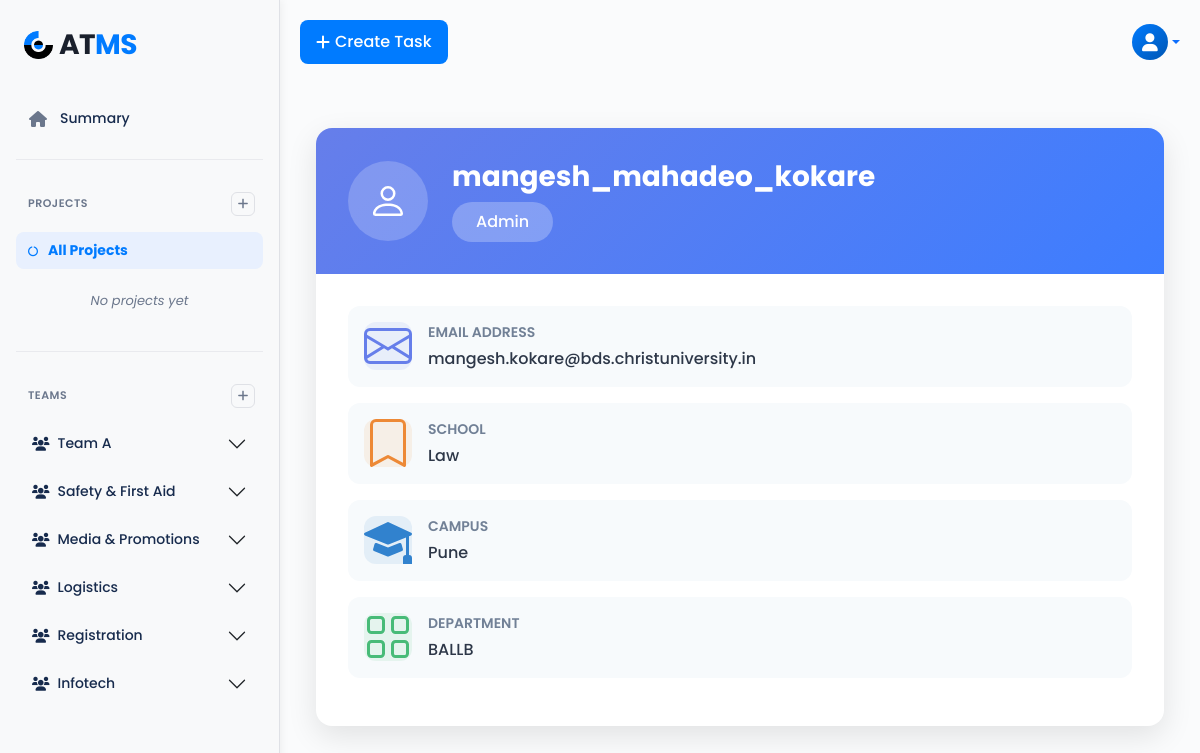
The page /accounts/profile/ (signed in) on the database its author committed.
### accounts/models.py (models this page shows, shortened)
class Team(models.Model):
    name = models.CharField(max_length=100)
    description = models.TextField(blank=True, null=True)
    staff = models.ForeignKey(CustomUser, on_delete=models.CASCADE, related_name='teams')
    members = models.ManyToManyField(CustomUser, blank=True, related_name='student_teams')
    head = models.ForeignKey(CustomUser, on_delete=models.SET_NULL, null=True, related_name="team_head")

class CustomUser(AbstractUser):
    emp_id = models.CharField(max_length=20, blank=True, null=True)
    campus = models.ForeignKey('Campus', on_delete=models.SET_NULL, null=True, blank=True)
    school = models.ForeignKey('School', on_delete=models.SET_NULL, null=True, blank=True)
    department = models.ManyToManyField('Department', blank=True)
    phone_number = models.CharField(max_length=15, blank=True, null=True)
    gender = models.CharField(max_length=10, blank=True, null=True)
    phone_no = models.CharField(max_length=15, blank=True, null=True)
    role = models.CharField(
        max_length=10,
        choices=[('admin', 'Admin'), ('hod', 'HOD'), ('staff', 'Staff'), ('student', 'Student')],
        blank=True, null=True,
    )
    email = models.EmailField(unique=True)
    USERNAME_FIELD = 'email'  # login using email
    REQUIRED_FIELDS = ['username']        # must NOT include 'email'

class School(models.Model):
    name = models.CharField(max_length=255)
    campus = models.ForeignKey(Campus, on_delete=models.CASCADE)

class Campus(models.Model):
    name = models.CharField(max_length=255)

class Department(models.Model):
    name = models.CharField(max_length=255)
    school = models.ForeignKey(School, on_delete=models.CASCADE)
    campus = models.ForeignKey(Campus, on_delete=models.CASCADE)

### accounts/views.py (the view)
# urls.py: path("profile/", views.profile_view, name="profile"),
def profile_view(request):
    user = request.user
    if user.role == 'hod':
        hod_departments = user.department.all()
        staff_qs = CustomUser.objects.filter(role='staff', department__in=hod_departments).distinct()
        projects = Project.objects.filter(
            Q(created_by=user) |
            Q(created_by__in=staff_qs) |
            Q(department__in=hod_departments)
        ).distinct()
    else:  # Staff
        projects = Project.objects.filter(
            Q(tasks__assigned_to=user) | Q(created_by=user)
        ).distinct()
    project_id = request.GET.get('project')
    current_project = get_object_or_404(projects, id=project_id) if project_id else None
    if current_project:
        tasks = Task.objects.filter(project=current_project)
    else:
        tasks = Task.objects.filter(project__in=projects)
    query = request.GET.get('q')
    status = request.GET.get('status')
    priority = request.GET.get('priority')
    team_filter = request.GET.get('team')
    if query:
        tasks = tasks.filter(title__icontains=query)
    if status:
        tasks = tasks.filter(status=status)
    if priority:
        tasks = tasks.filter(priority=priority)
    if team_filter:
        tasks = tasks.filter(team__id=team_filter)
    staff_and_students = CustomUser.objects.filter(
        role='staff', department__in=request.user.department.all()
    )
    teams = Team.objects.prefetch_related(
        Prefetch("members", queryset=CustomUser.objects.all())
    ).all()
    context = {
        'projects': projects,
        'tasks': tasks,
        'teams': teams,
        'current_project': current_project,
        'active_tab': 'backlog',
        'staff_and_students': staff_and_students,  # Pass filtered staff members
    }
    return render(request, "accounts/profile.html", context)

### accounts/context_processors.py (called while the page is built)
def all_projects(request):
    projects = Project.objects.all()
    return {'projects': projects}

def global_teams_and_students(request):
    teams = Team.objects.all()
    students = User.objects.filter(role='staff')
    return {
        'teams': teams,
        'students': students
    }

### accounts/templates/accounts/profile.html (shortened to what this page needs)
{% extends "base.html" %}
{% block content %}
<div class="profile-container">
  <div class="profile-card">
    <div class="profile-card-header">
      <div class="profile-icon-wrapper">
        <svg xmlns="http://www.w3.org/2000/svg" viewBox="0 0 16 16">
          <path d="M8 8a3 3 0 1 0 0-6 3 3 0 0 0 0 6zm2-3a2 2 0 1 1-4 0 2 2 0 0 1 4 0zm4 8c0 1-1 1-1 1H3s-1 0-1-1 1-4 6-4 6 3 6 4zm-1-.004c-.001-.246-.154-.986-.832-1.664C11.516 10.68 10.289 10 8 10c-2.29 0-3.516.68-4.168 1.332-.678.678-.83 1.418-.832 1.664h10z"/>
        </svg>
      </div>
      <div>
        <h2 class="profile-title">{{ request.user.username }}</h2>
        <span class="profile-role-badge">{{ request.user.role|capfirst }}</span>
      </div>
    </div>
    <div class="profile-card-body">
      <div class="profile-info-item">
        <div class="profile-icon-box icon-primary">
        </div>
        <div class="profile-info-content">
          <div class="profile-info-label">Email Address</div>
          <p class="profile-info-value">{{ request.user.email }}</p>
        </div>
      </div>
      {% if request.user.school %}
      <div class="profile-info-item">
        <div class="profile-icon-box icon-warning">
          <svg xmlns="http://www.w3.org/2000/svg" viewBox="0 0 16 16">
            <path d="M2 2a2 2 0 0 1 2-2h8a2 2 0 0 1 2 2v13.5a.5.5 0 0 1-.777.416L8 13.101l-5.223 2.815A.5.5 0 0 1 2 15.5V2zm2-1a1 1 0 0 0-1 1v12.566l4.723-2.482a.5.5 0 0 1 .554 0L13 14.566V2a1 1 0 0 0-1-1H4z"/>
          </svg>
        </div>
        <div class="profile-info-content">
          <div class="profile-info-label">School</div>
          <p class="profile-info-value">{{ request.user.school.name }}</p>
        </div>
      </div>
      {% endif %}
      {% if request.user.campus %}
      <div class="profile-info-item">
        <div class="profile-icon-box icon-info">
        </div>
        <div class="profile-info-content">
          <div class="profile-info-label">Campus</div>
          <p class="profile-info-value">{{ request.user.campus.name }}</p>
        </div>
      </div>
      {% endif %}
      {% if request.user.department.all %}
      <div class="profile-info-item">
        <div class="profile-icon-box icon-success">
        </div>
        <div class="profile-info-content">
          <div class="profile-info-label">Department</div>
          <p class="profile-info-value">
            {% for dept in request.user.department.all %}
              {{ dept.name }}{% if not forloop.last %}, {% endif %}
            {% endfor %}
          </p>
        </div>
      </div>
      {% endif %}
    </div>
  </div>
</div>
{% endblock %}

### templates/base.html (shortened to what this page needs)
<!DOCTYPE html>
<html lang="en">
{% load static %}
<head>
  <link rel="stylesheet" href="https://cdn.jsdelivr.net/npm/bootstrap@5.3.2/dist/css/bootstrap.min.css">
  <link rel="stylesheet" href="https://cdnjs.cloudflare.com/ajax/libs/font-awesome/6.0.0-beta3/css/all.min.css">
</head>
<body>
<div class="main-container">
  <div class="sidebar">
      <div class="sidebar-logo">
          <img src="{% static 'accounts/images/group-481747-1-19.png' %}" alt="Students Logo" class="logo-image">
          AT<span>MS</span>
      </div>
      <div class="sidebar-menu">
          {% if request.user.role == 'hod' %}
              <a href="{% url 'accounts:hod_dashboard' %}" class="{% if request.resolver_match.url_name == 'hod_dashboard' %}active{% endif %}">
                  <i class="fas fa-home"></i> Summary
              </a>
          {% else %}
              <a href="{% url 'accounts:staff_dashboard' %}" class="{% if request.resolver_match.url_name == 'staff_dashboard' %}active{% endif %}">
                  <i class="fas fa-home"></i> Summary
              </a>
          {% endif %}
      </div>
      <hr class="sidebar-divider">
      <div class="section-header">
          <h6>Projects</h6>
          <a href="#" class="add-btn" data-bs-toggle="modal" data-bs-target="#createProjectModal">
              <i class="fas fa-plus"></i>
          </a>
      </div>
      <div class="projects-list">
          <div class="project-item">
              <div class="project-header {% if request.GET.project == '' or not request.GET.project and not request.session.selected_project_id %}selected{% endif %}">
                  <a href="?project=" class="project-link {% if request.GET.project == '' or not request.GET.project and not request.session.selected_project_id %}active{% endif %}">
                      <i class="fas fa-circle-notch"></i> All Projects
                  </a>
              </div>
          </div>
          {% for project in projects %}
          <div class="project-item">
              <div class="project-header {% if request.GET.project == project.id|stringformat:'s' or request.session.selected_project_id|stringformat:'s' == project.id|stringformat:'s' %}selected{% endif %}">
                  <a href="?project={{ project.id }}"
                    class="project-link {% if request.GET.project == project.id|stringformat:'s' or request.session.selected_project_id|stringformat:'s' == project.id|stringformat:'s' %}active{% endif %}">
                      <i class="fas fa-circle"></i> {{ project.name }}
                  </a>
                  <button class="project-toggle" type="button" data-bs-toggle="collapse"
                          data-bs-target="#projectDesc{{ project.id }}" aria-expanded="false">
                      <i class="fas fa-chevron-down"></i>
                  </button>
              </div>
              <div id="projectDesc{{ project.id }}" class="collapse">
                  <div class="project-description">
                      {{ project.description|default:"No description available" }}
                  </div>
              </div>
          </div>
          {% empty %}
          <div class="empty-state">No projects yet</div>
          {% endfor %}
      </div>
      <hr class="sidebar-divider">
      <div class="section-header">
          <h6>Teams</h6>
          <a href="#" class="add-btn" data-bs-toggle="modal" data-bs-target="#createTeamModal">
              <i class="fas fa-plus"></i>
          </a>
      </div>
      <div class="accordion accordion-flush" id="teamsAccordion">
          {% for team in teams %}
          <div class="accordion-item">
              <h2 class="accordion-header" id="headingTeam{{ team.id }}">
                  <button class="accordion-button collapsed"
                          type="button" data-bs-toggle="collapse"
                          data-bs-target="#collapseTeam{{ team.id }}"
                          aria-expanded="false" aria-controls="collapseTeam{{ team.id }}">
                      <i class="fas fa-users me-2"></i> {{ team.name }}
                  </button>
              </h2>
          </div>
          {% empty %}
          <div class="empty-state">No teams yet</div>
          {% endfor %}
      </div>
  </div>
  <div class="main-content">
    <div class="top-navbar mb-4">
      <div class="d-flex align-items-center flex-wrap">
        {% if request.user.role != 'student' %}
        <button class="btn create-task-btn" data-bs-toggle="modal" data-bs-target="#createTaskModal">
          <i class="fas fa-plus"></i> Create Task
        </button>
        {% endif %}
      </div>
      <div class="d-flex align-items-center flex-wrap">
        <div class="dropdown">
          <a href="#" class="d-flex align-items-center text-decoration-none dropdown-toggle"
             id="profileDropdown" data-bs-toggle="dropdown" aria-expanded="false">
            <div class="profile-icon">
              <i class="fas fa-user"></i>
            </div>
          </a>
        </div>
      </div>
    </div>
    {% block content %}{% endblock %}
  </div>
</div>
</body>
</html>

### templates/base.html (style rules this page uses)
:root { --atms-blue: #007bff; --sidebar-bg: #f8f9fa; --main-bg: #ffffff; --primary-text: #172b4d; --secondary-text: #6b778c; --border-color: #dfe1e6; --card-shadow: 0 1px 0 rgba(9, 30, 66, 0.25); --hover-bg: #e8f0fe; }
html, body { height: 100%; overflow: hidden; }
.main-container { min-height: 100vh; display: flex; height: 100vh; overflow: hidden; }
body { font-family: 'Poppins', sans-serif; background-color: var(--main-bg); color: var(--primary-text); margin: 0; }
.sidebar { background-color: var(--sidebar-bg); width: 280px; min-width: 280px; max-width: 280px; padding: 24px 16px; border-right: 1px solid var(--border-color); min-height: 100vh; overflow-y: auto; box-shadow: 2px 0 8px rgba(0,0,0,0.05); flex-shrink: 0; position: relative; height: 100%; }
.sidebar-logo { font-size: 1.75rem; font-weight: 700; color: #1a202c; margin-bottom: 32px; padding: 0 8px; letter-spacing: -0.5px; display: flex; align-items: center; }
.logo-image { height: 1em; width: auto; vertical-align: middle; margin-right: 6px; }
.sidebar-logo span { color: var(--atms-blue); }
.sidebar-menu a { color: var(--primary-text); text-decoration: none; display: flex; align-items: center; padding: 10px 12px; border-radius: 8px; margin-bottom: 4px; font-weight: 500; font-size: 14px; transition: all 0.2s ease; }
.sidebar-menu a i { margin-right: 12px; width: 20px; text-align: center; font-size: 16px; color: var(--secondary-text); }
.section-header { display: flex; align-items: center; justify-content: space-between; padding: 8px 8px 8px 12px; margin: 24px 0 8px 0; }
.section-header h6 { font-size: 11px; font-weight: 600; text-transform: uppercase; letter-spacing: 0.5px; color: var(--secondary-text); margin: 0; }
.section-header .add-btn { width: 24px; height: 24px; border-radius: 6px; display: flex; align-items: center; justify-content: center; color: var(--secondary-text); background: transparent; border: 1px solid var(--border-color); transition: all 0.2s ease; font-size: 12px; cursor: pointer; text-decoration: none; }
.sidebar-divider { border: none; border-top: 1px solid var(--border-color); margin: 20px 0; opacity: 0.6; }
.project-item { margin-bottom: 2px; }
.project-header { display: flex; align-items: center; justify-content: space-between; padding: 8px 12px; border-radius: 8px; transition: all 0.2s ease; cursor: pointer; }
.project-header.selected { background-color: #e8f0fe; }
.project-link { flex: 1; display: flex; align-items: center; color: var(--primary-text); text-decoration: none; font-size: 14px; font-weight: 500; padding: 0; white-space: nowrap; overflow: hidden; text-overflow: ellipsis; max-width: 180px; }
.project-link i { font-size: 10px; margin-right: 10px; color: var(--secondary-text); transition: color 0.2s ease; }
.project-link.active { color: var(--atms-blue); font-weight: 700; }
.project-link.active i { color: var(--atms-blue); }
.accordion-item { border: none; background: transparent; margin-bottom: 8px; }
.accordion-button { background: #f8f9fa; color: var(--primary-text); border-radius: 8px; margin-bottom: 4px; padding: 10px 16px; font-size: 14px; font-weight: 500; text-align: left; white-space: nowrap; overflow: hidden; text-overflow: ellipsis; transition: all 0.2s ease; }
.accordion-button::after { transition: transform 0.3s ease; }
.empty-state { text-align: center; padding: 20px 12px; color: var(--secondary-text); font-size: 13px; font-style: italic; }
.main-content { flex-grow: 1; padding: 20px; min-width: 0; background-color: #fafbfc; height: 100%; overflow-y: auto; }
.top-navbar { display: flex; justify-content: space-between; align-items: center; margin-bottom: 20px; flex-wrap: wrap; }
.create-task-btn { background-color: var(--atms-blue); color: white; font-weight: 500; border-radius: 8px; display: flex; align-items: center; gap: 5px; border: none; padding: 10px 16px; transition: all 0.2s ease; }
.profile-icon { width: 36px; height: 36px; border-radius: 50%; background: linear-gradient(135deg, var(--atms-blue), #0056b3); display: flex; align-items: center; justify-content: center; color: white; font-size: 18px; cursor: pointer; transition: all 0.2s ease; }

### rows shown on the page
Team: name "Team A"
Team: name "Safety & First Aid"
Team: name "Media & Promotions"
Team: name "Logistics"
Team: name "Registration"
Team: name "Infotech"
CustomUser: user.username "mangesh_mahadeo_kokare", user.role "Admin", user.email "mangesh.kokare@bds.christuniversity.in", user.school.name "Law", user.campus.name "Pune"
Department: name "BALLB"
